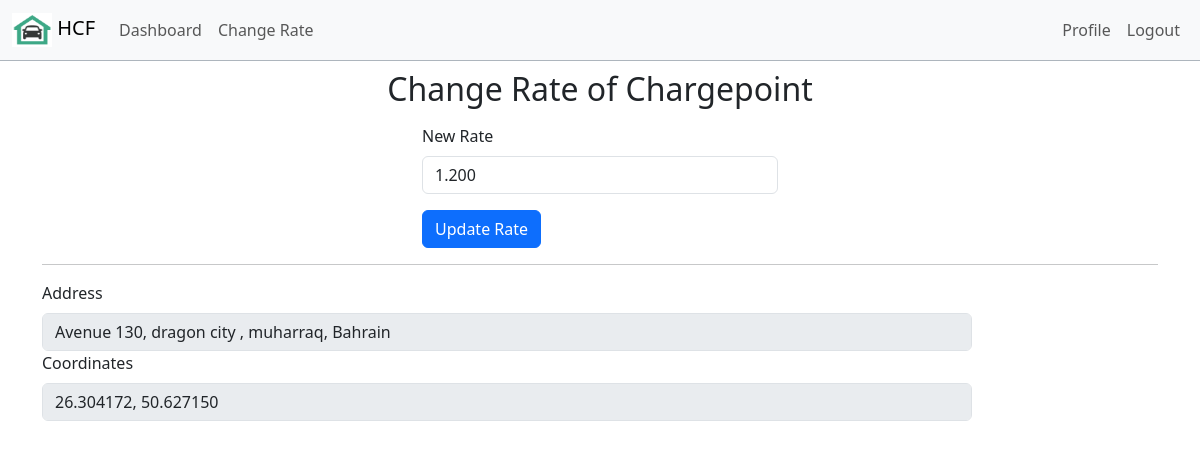
The app's page /changeRateController.php (signed in) with its own data.
### tables this page shows
CREATE TABLE `addresses` (
  `id` int(11) NOT NULL,
  `streetAddress` varchar(200) NOT NULL,
  `latitude` varchar(20) NOT NULL,
  `longitude` varchar(20) NOT NULL,
  `rate` decimal(6,3) NOT NULL
);

### changeRateController.php (called while the page is built, shortened)
<?php
require_once('models/UserDataset.php');
require_once('models/AddressesDataset.php');
$ownerId = $_SESSION['userId'];
$userModel = new UserDataset();
$ownerRow = $userModel->readUser($ownerId);
$addressModel = new AddressesDataset();
$addressRow = $addressModel->readAddress($ownerRow['ownerAddressFK']);
require_once("views/ownernavbar.phtml");
require_once("views/changeRate.phtml");

### models/Database.php (called while the page is built, shortened)
<?php
class Database
{
    protected static $_dbInstance = null;
    protected $_dbHandle;
    public static function getInstance()
    {
        $username = 'root';
        $password = '';
        $host = 'localhost';
        $dbName = 'homechargerproj';
        if (self::$_dbInstance === null) {
            self::$_dbInstance = new self($username, $password, $host, $dbName);
        }
        return self::$_dbInstance;
    }
    private function __construct($username, $password, $host, $database)
    {
        try {
            $this->_dbHandle = new PDO("mysql:host=$host;dbname=$database",  $username, $password);
        } catch (PDOException $e) {
            echo $e->getMessage();
        }
    }
    public function getdbConnection()
    {
        return $this->_dbHandle;
    }
}

### models/AddressesDataset.php (called while the page is built, shortened)
<?php
require_once('models/Database.php');
class AddressesDataset
{
  protected $_dbHandle, $_dbInstance;
  public function __construct()
  {
    $this->_dbInstance = Database::getInstance();
    $this->_dbHandle = $this->_dbInstance->getdbConnection();
  }
  public function readAddress($addressId)
  {
    try {
      $sql = "SELECT * FROM addresses WHERE id=?";
      $stmt = $this->_dbHandle->prepare($sql);
      $stmt->bindParam(1, $addressId);
      $stmt->execute();
      return $stmt->fetch();
    } catch (PDOException $e) {
      echo "couldnt read address row";
      echo $e->getMessage();
    }
  }
}

### models/UserDataset.php (called while the page is built, shortened)
<?php
require_once('models/Database.php');
class UserDataset
{
  protected $_dbHandle, $_dbInstance;
  public function __construct()
  {
    $this->_dbInstance = Database::getInstance();
    $this->_dbHandle = $this->_dbInstance->getdbConnection();
  }
  public function readUser($userId)
  {
    try {
      $sql = "SELECT * FROM users WHERE id=?";
      $stmt = $this->_dbHandle->prepare($sql);
      $stmt->bindParam(1, $userId);
      $stmt->execute();
      return $stmt->fetch();
    } catch (PDOException $e) {
      echo "we rolled back user fetching";
      echo $e->getMessage();
    }
  }
}

### views/changeRate.phtml (the view, shortened to what this page needs)
<!DOCTYPE html>
<html lang="en">
<head>
</head>
<body>
  <div class="container-md" style="margin-top: 70px;">
    <h2 class="my-3 mx-auto text-center">Change Rate of Chargepoint</h2>
    <form class="row g-3 mx-auto" id="myForm" action="changeRateController.php">
      <div class="col-md-4 mx-auto">
        <label for="rate" class="form-label">New Rate</label>
        <input type="number" name='rate' class="form-control" id="rate" value="<?php echo $addressRow['rate']; ?>" min='0.1' step='0.01' required>
        <button type="submit" name='submitForm' class="btn btn-primary mt-3">Update Rate</button>
      </div>
    </form>
    <hr>
    <div class="col-12">
      <label for="staticStreet" class="form-label">Address</label>
      <div class="col-sm-10">
        <input class="form-control" type="text" id="staticStreet" aria-label="Disabled input example" value="<?php echo $addressRow['streetAddress']; ?>" disabled readonly>
      </div>
    </div>
    <div class="col-12">
      <label for="staticCoordinate" class="form-label">Coordinates</label>
      <div class="col-sm-10">
        <input class="form-control" type="text" id="staticCoordinate" aria-label="Disabled input example" value='<?php echo $addressRow['latitude'] . ", " . $addressRow['longitude']; ?>' disabled readonly>
      </div>
    </div>
  </div>
</body>
</html>

### records on screen
addresses: rate "1.200", streetAddress "Avenue 130, dragon city , muharraq, Bahrain", latitude+longitude "26.304172, 50.627150"
